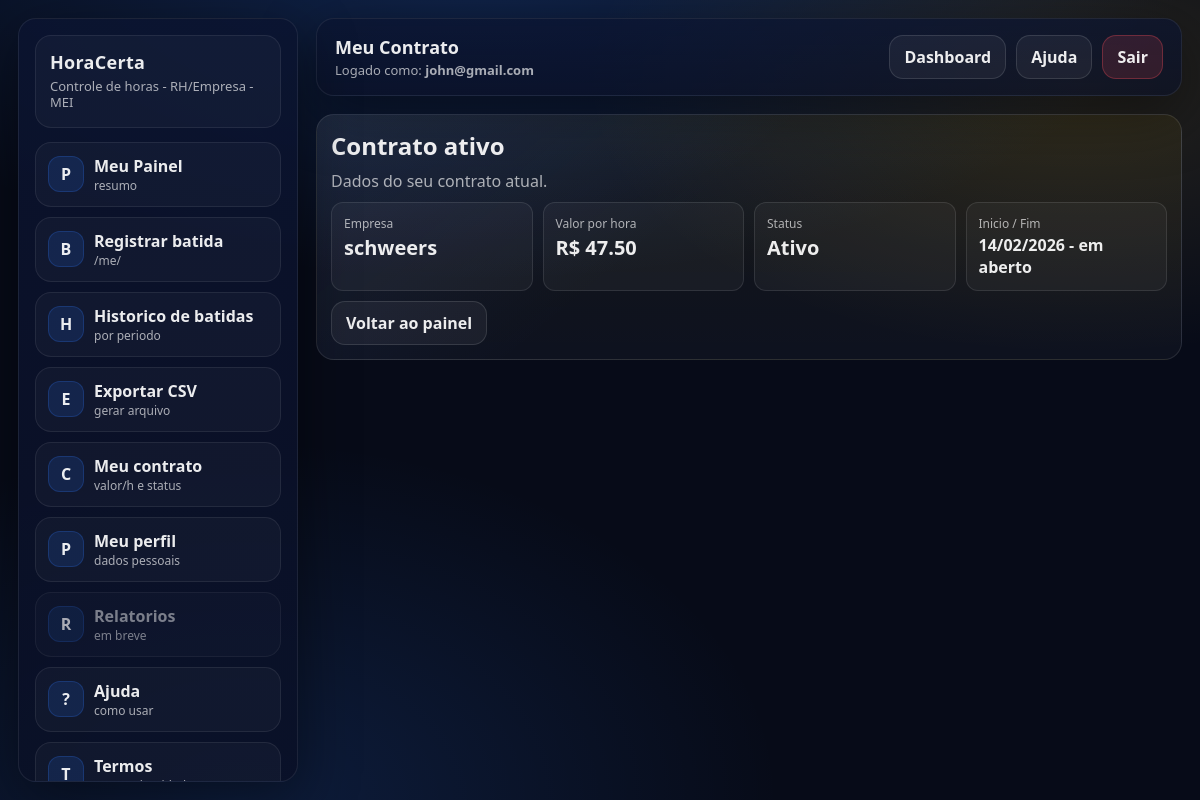
The page /me/contract/ (signed in) on the database its author committed.
### accounts/models.py (models this page shows, shortened)
class User(AbstractUser):
    class Role(models.TextChoices):
        EMPRESA = "EMPRESA", "Empresa (RH/Admin)"
        FUNCIONARIO = "FUNCIONARIO", "Funcionário (MEI)"
    role = models.CharField(
        max_length=20,
        choices=Role.choices,
        default=Role.FUNCIONARIO,
    )
    email = models.EmailField(unique=True)  # <- importante

### timeclock/models.py (models this page shows, shortened)
class Contract(models.Model):
    id = models.UUIDField(primary_key=True, default=uuid.uuid4, editable=False)
    employee_user = models.ForeignKey(
        settings.AUTH_USER_MODEL,
        on_delete=models.CASCADE,
        related_name="contracts",
    )
    company = models.ForeignKey(
        Company,
        on_delete=models.PROTECT,
        related_name="contracts",
    )
    hourly_rate = models.DecimalField(max_digits=10, decimal_places=2, default=0)
    contract_file = models.FileField(upload_to="contracts/", null=True, blank=True)
    start_date = models.DateField(default=timezone.localdate)
    end_date = models.DateField(null=True, blank=True)
    notes = models.TextField(blank=True, default="")
    is_active = models.BooleanField(default=True)
    created_at = models.DateTimeField(auto_now_add=True)
    class Meta:
        ordering = ["company__name"]
        constraints = [
            models.UniqueConstraint(
                fields=["company", "employee_user"],
                condition=models.Q(is_active=True),
                name="unique_active_contract_per_company_employee",
            ),
        ]

### companies/models.py (models this page shows, shortened)
class Company(models.Model):
    id = models.UUIDField(primary_key=True, default=uuid.uuid4, editable=False)
    name = models.CharField(max_length=120)
    cnpj = models.CharField(max_length=18, blank=True, default="")
    email = models.EmailField(blank=True, null=True)
    phone = models.CharField(max_length=30, blank=True, default="")
    address = models.TextField(blank=True, default="")
    logo = models.ImageField(upload_to="company_logos/", null=True, blank=True)
    owner = models.ForeignKey(
        settings.AUTH_USER_MODEL,
        on_delete=models.PROTECT,
        related_name="owned_companies",
    )
    created_at = models.DateTimeField(auto_now_add=True)
    class Meta:
        verbose_name = "Company"
        verbose_name_plural = "Companies"

### accounts/views.py (the view)
# urls.py: path("me/contract/", views.mei_contract, name="mei_contract_en"),
@login_required
def mei_contract(request):
    denied = _redirect_if_not_mei(request)
    if denied:
        return denied
    active_contract = (
        Contract.objects.filter(employee_user=request.user, is_active=True)
        .select_related("company")
        .order_by("-created_at")
        .first()
    )
    return render(request, "accounts/mei_contract.html", {"active_contract": active_contract})

### accounts/context_processors.py (called while the page is built)
def header_profile_media(request):
    if not getattr(request, "user", None) or not request.user.is_authenticated:
        return {}
    logo_url = ""
    photo_url = ""
    try:
        if request.user.role == "EMPRESA":
            company = request.user.owned_companies.first()
            if company and company.logo:
                logo_url = company.logo.url
        else:
            employee = getattr(request.user, "employee_profile", None)
            if employee and employee.profile_photo:
                photo_url = employee.profile_photo.url
    except Exception:
        pass
    return {
        "header_company_logo_url": logo_url,
        "header_profile_photo_url": photo_url,
    }

### accounts/views.py (called while the page is built)
def _redirect_if_not_mei(request):
    if request.user.role != User.Role.FUNCIONARIO:
        return redirect("dashboard")
    return None

### templates/accounts/mei_contract.html (shortened to what this page needs)
{% extends "accounts/base.html" %}
{% block page_title %}Meu Contrato{% endblock %}
{% block content %}
  <div class="contract-wrap">
    {% if active_contract %}
      <section class="panel">
        <h2 style="margin:0;">Contrato ativo</h2>
        <p class="muted" style="margin:8px 0 0;">Dados do seu contrato atual.</p>
        <div class="grid">
          <div class="stat">
            <div class="k">Empresa</div>
            <div class="v">{{ active_contract.company.name|default:"-" }}</div>
          </div>
          <div class="stat">
            <div class="k">Valor por hora</div>
            <div class="v">R$ {{ active_contract.hourly_rate }}</div>
          </div>
          <div class="stat">
            <div class="k">Status</div>
            <div class="v">{% if active_contract.is_active %}Ativo{% else %}Inativo{% endif %}</div>
          </div>
          <div class="stat">
            <div class="k">Inicio / Fim</div>
            <div class="v" style="font-size:16px;">
              {{ active_contract.start_date|date:"d/m/Y" }}
              {% if active_contract.end_date %} - {{ active_contract.end_date|date:"d/m/Y" }}{% else %} - em aberto{% endif %}
            </div>
          </div>
        </div>
        <div style="margin-top:10px;display:flex;gap:10px;flex-wrap:wrap;">
          <a class="btn" href="{% url 'employee_dashboard' %}">Voltar ao painel</a>
        </div>
      </section>
    {% endif %}
  </div>
{% endblock %}

### templates/accounts/base.html (shortened to what this page needs)
{% load static %}
<!doctype html>
<html lang="pt-br">
<head>
</head>
<body>
  {% if request.user.is_authenticated %}
    <div class="wrap">
      <aside class="sidebar">
        <div class="brand">
          <div class="name">HoraCerta</div>
          <div class="sub">Controle de horas - RH/Empresa - MEI</div>
        </div>
        <nav class="menu">
          {% if request.user.role == "EMPRESA" %}
            <a class="item" href="{% url 'dashboard_empresa' %}">
              <div class="icon">D</div>
              <div><strong>Dashboard</strong><div class="muted" style="font-size:12px">visao geral</div></div>
            </a>
            <a class="item" href="{% url 'company_meis' %}">
              <div class="icon">M</div>
              <div><strong>MEIs</strong><div class="muted" style="font-size:12px">lista</div></div>
            </a>
            <a class="item" href="{% url 'company_contracts' %}">
              <div class="icon">C</div>
              <div><strong>Contratos</strong><div class="muted" style="font-size:12px">ativos</div></div>
            </a>
            <a class="item muted" href="{% url 'company_reports' %}">
              <div class="icon">R</div>
              <div><strong>Relatorios</strong><div class="muted" style="font-size:12px">em breve</div></div>
            </a>
            <a class="item" href="{% url 'company_history' %}">
              <div class="icon">H</div>
              <div><strong>Historico</strong><div class="muted" style="font-size:12px">batidas</div></div>
            </a>
            <a class="item muted" href="{% url 'company_docs' %}">
              <div class="icon">D</div>
              <div><strong>Contratos/Docs</strong><div class="muted" style="font-size:12px">em breve</div></div>
            </a>
            <a class="item muted" href="{% url 'company_settings' %}">
              <div class="icon">S</div>
              <div><strong>Configuracoes</strong><div class="muted" style="font-size:12px">em breve</div></div>
            </a>
            <a class="item" href="{% url 'company_profile' %}">
              <div class="icon">P</div>
              <div><strong>Perfil</strong><div class="muted" style="font-size:12px">empresa</div></div>
            </a>
          {% else %}
            <a class="item" href="{% url 'mei_panel' %}">
              <div class="icon">P</div>
              <div><strong>Meu Painel</strong><div class="muted" style="font-size:12px">resumo</div></div>
            </a>
            <a class="item" href="{% url 'employee_dashboard' %}">
              <div class="icon">B</div>
              <div><strong>Registrar batida</strong><div class="muted" style="font-size:12px">/me/</div></div>
            </a>
            <a class="item" href="{% url 'mei_history' %}">
              <div class="icon">H</div>
              <div><strong>Historico de batidas</strong><div class="muted" style="font-size:12px">por periodo</div></div>
            </a>
            <a class="item" href="{% url 'mei_export' %}">
              <div class="icon">E</div>
              <div><strong>Exportar CSV</strong><div class="muted" style="font-size:12px">gerar arquivo</div></div>
            </a>
            <a class="item" href="{% url 'mei_contract' %}">
              <div class="icon">C</div>
              <div><strong>Meu contrato</strong><div class="muted" style="font-size:12px">valor/h e status</div></div>
            </a>
            <a class="item" href="{% url 'mei_profile' %}">
              <div class="icon">P</div>
              <div><strong>Meu perfil</strong><div class="muted" style="font-size:12px">dados pessoais</div></div>
            </a>
            <a class="item muted" href="{% url 'mei_reports' %}">
              <div class="icon">R</div>
              <div><strong>Relatorios</strong><div class="muted" style="font-size:12px">em breve</div></div>
            </a>
          {% endif %}
          <a class="item" href="{% url 'help' %}">
            <div class="icon">?</div>
            <div><strong>Ajuda</strong><div class="muted" style="font-size:12px">como usar</div></div>
          </a>
          <a class="item" href="{% url 'terms' %}">
            <div class="icon">T</div>
            <div><strong>Termos</strong><div class="muted" style="font-size:12px">uso e privacidade</div></div>
          </a>
        </nav>
      </aside>
      <main class="main">
        <header class="topbar">
          <div class="top-left">
            <div class="top-heading">
              <div class="title">{% block page_title %}HoraCerta{% endblock %}</div>
            </div>
            <div class="meta">Logado como: <strong>{{ request.user.email|default:request.user.username }}</strong></div>
          </div>
          <div class="top-actions">
            <a class="btn" href="{% url 'dashboard' %}">Dashboard</a>
            <a class="btn" href="{% url 'help' %}">Ajuda</a>
            <a class="btn danger" href="{% url 'logout' %}">Sair</a>
          </div>
        </header>
        <section class="content">
          {% block content %}{% endblock %}
        </section>
      </main>
    </div>
  {% endif %}
</body>
</html>

### templates/accounts/base.html (style rules this page uses)
:root { --bg:#070b18; --panel:#0b1430; --panel2:#0a1026; --stroke:rgba(255,255,255,.08); --border:rgba(255,255,255,.10); --text:rgba(255,255,255,.92); --muted:rgba(255,255,255,.65); --blue:#2f7cff; --yellow:#ffd24a; --ok:#29d17d; --warn:#ffb020; --danger:#ff4d5a; --radius:18px; --shadow: 0 18px 60px rgba(0,0,0,.45); }
* { box-sizing:border-box; }
body { margin:0; font-family: system-ui, -apple-system, Segoe UI, Roboto, Arial, sans-serif; background: radial-gradient(1200px 600px at 40% -10%, rgba(47,124,255,.25), transparent 60%), radial-gradient(900px 500px at 90% 10%, rgba(255,210,74,.12), transparent 55%), radial-gradient(900px 600px at 20% 100%, rgba(47,124,255,.16), transparent 60%), var(--bg); color: var(--text); min-height:100vh; }
a { color:inherit; text-decoration:none; }
.wrap { display:flex; min-height:100vh; gap:18px; padding:18px; }
.sidebar { width:280px; background: linear-gradient(180deg, rgba(11,20,48,.86), rgba(10,16,38,.86)); border:1px solid var(--stroke); border-radius: var(--radius); box-shadow: var(--shadow); padding:16px; position: sticky; top:18px; height: calc(100vh - 36px); overflow:auto; }
.brand { padding:14px 14px 16px; border:1px solid var(--stroke); border-radius: 16px; background: rgba(255,255,255,.03); }
.brand .name { font-weight:800; letter-spacing:.3px; font-size: 18px; margin-bottom:4px; }
.brand .sub { color:var(--muted); font-size:13px; line-height:1.25; }
.menu { margin-top:14px; display:flex; flex-direction:column; gap:10px; }
.item { display:flex; align-items:center; gap:10px; padding:12px 12px; border:1px solid var(--stroke); border-radius: 16px; background: rgba(255,255,255,.03); transition: transform .08s ease, border-color .12s ease, background .12s ease; }
.item .icon { width:36px; height:36px; border-radius: 12px; display:grid; place-items:center; background: rgba(47,124,255,.14); border:1px solid rgba(47,124,255,.22); color: rgba(255,255,255,.92); font-weight:800; }
.item.muted { opacity:.7; }
.main { flex:1; min-width:0; display:flex; flex-direction:column; gap:18px; }
.topbar { display:flex; align-items:center; justify-content:space-between; gap:12px; padding:16px 18px; border-radius: var(--radius); border:1px solid var(--stroke); background: linear-gradient(180deg, rgba(11,20,48,.72), rgba(10,16,38,.66)); box-shadow: var(--shadow); }
.top-left .title { font-size:18px; font-weight:800; margin-bottom:2px; }
.top-heading { display:flex; align-items:center; gap:10px; }
.top-left .meta { color:var(--muted); font-size:13px; }
.top-actions { display:flex; align-items:center; gap:10px; flex-wrap:wrap; }
.btn { display:inline-flex; align-items:center; justify-content:center; padding:10px 14px; border-radius: 14px; border:1px solid rgba(255,255,255,.12); background: rgba(255,255,255,.05); color: rgba(255,255,255,.92); font-weight:700; cursor:pointer; }
.btn.danger { background: rgba(255,77,90,.14); border-color: rgba(255,77,90,.30); }
.content { padding:0; }
.muted { color: var(--muted); }

### templates/accounts/mei_contract.html (style rules this page uses)
.contract-wrap { display:grid; gap:14px; }
.panel { border:1px solid var(--border); border-radius: var(--radius); background: linear-gradient(140deg, rgba(79,124,255,.10), transparent 42%), linear-gradient(180deg, rgba(250,204,21,.06), rgba(255,255,255,.03)); padding:14px; }
.grid { display:grid; grid-template-columns: repeat(4, minmax(180px, 1fr)); gap:10px; margin-top:10px; }
.stat { border:1px solid var(--border); border-radius:12px; background: rgba(255,255,255,.04); padding:12px; }
.k { color:var(--muted); font-size:12px; }
.v { font-size:20px; font-weight:800; margin-top:2px; }

### rows shown on the page
User: user.email "john@gmail.com"
Contract: company.name "schweers", hourly_rate "47.50", start_date "14/02/2026"
